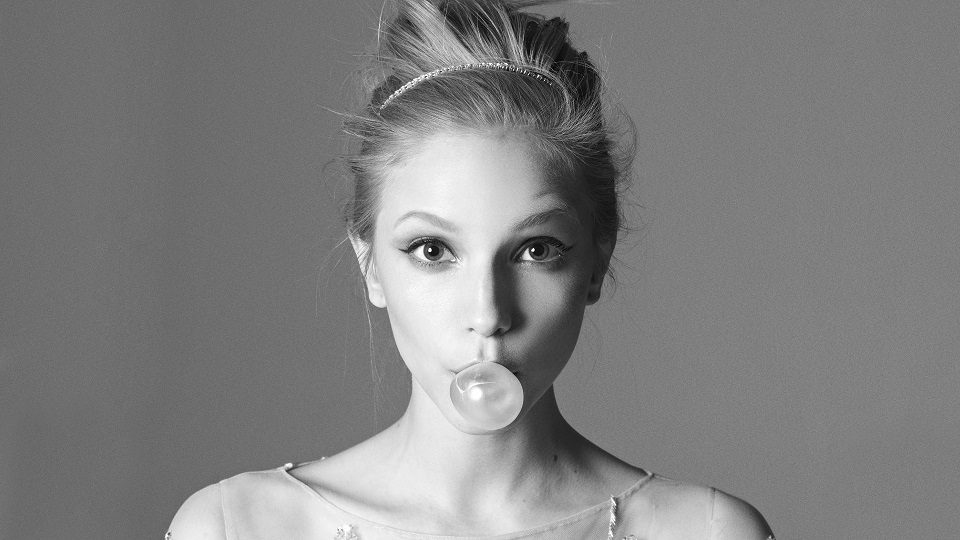
//> input picture Digital-Image-Watermark/003_Possion_Fuse_Image_Watermark/image/wallhaven-4895.jpg, 960 x 540 px
$ ./main   (built with g++ and OpenCV 4)
//> lines starting //> are read from the running program, lines starting //| are printed output that depends on the picture
#include <iostream>
#include <opencv2/opencv.hpp>
#include <string>

using namespace std;
using namespace cv;

int main()
{
	Mat img = imread("./image/wallhaven-4895.jpg");
//> img is the input picture: 540 rows x 960 cols, CV_8UC3; min 0, max 255, mean 127.8
	imshow("原始图像", img);

	Mat logo = imread("./image/timg.jpg");
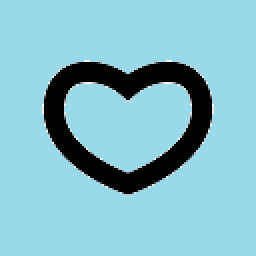
//> input picture Digital-Image-Watermark/003_Possion_Fuse_Image_Watermark/image/timg.jpg, 128 x 128 px (shown 2 times larger)
//> logo is the input picture: 128 rows x 128 cols, CV_8UC3; mean B, G, R 203.1, 188.6, 133.7
	imshow("水印图像", logo);

	Mat mask = imread("./image/mask.jpg",0);
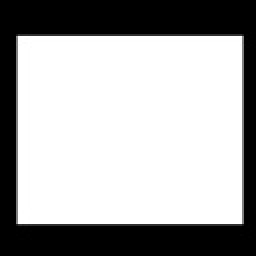
//> input picture Digital-Image-Watermark/003_Possion_Fuse_Image_Watermark/image/mask.jpg, 128 x 128 px (shown 2 times larger)
//> mask is the input picture: 128 rows x 128 cols, CV_8UC1; min 0, max 255, mean 166
	imshow("掩模图像", mask);

	Mat result;
	Point center(100, 450);
	seamlessClone(logo, img, mask, center, result, NORMAL_CLONE);
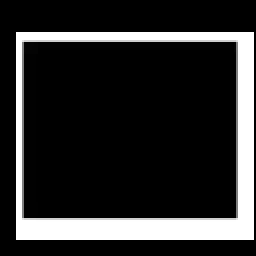
//> mask: 128 rows x 128 cols, CV_8UC1 (shown 2 times larger); min 0, max 255, mean 45.5
	imshow("结果图像", result);
	imwrite("./image/wallhaven-4895-watermark.jpg", result);

	waitKey(0);
	return 0;
}
